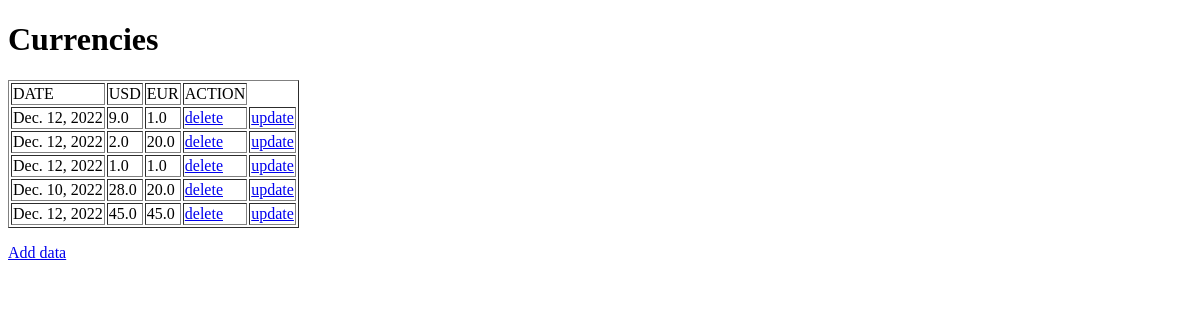
The page /archives/ on the database as committed earlier.
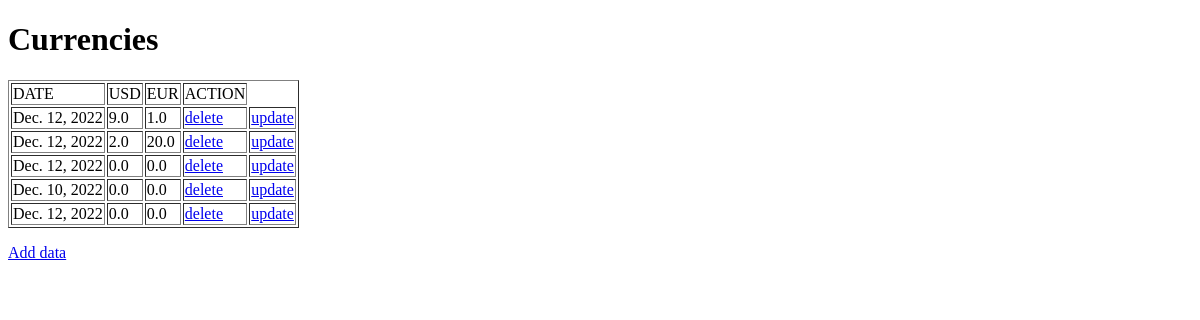
The same page on the database as committed later.
### archives/models.py (models this page shows)
class Archives(models.Model):
    dat  = models.DateField()
    eur  = models.FloatField()
    usd  = models.FloatField()

### archives/views.py (the view)
# urls.py: path("", views.index, name="index"),
def index(request):
    myarchives = Archives.objects.all().values()
    template = loader.get_template("archives.html")
    context = {"myarchives": myarchives,}
    return HttpResponse(template.render(context, request))

### archives/templates/archives.html (shortened to what this page needs)
<!DOCTYPE html>
<html lang="en">
<head>
</head>
<body>
<h1>Currencies</h1>
<table border="1">
<tr>
<td>DATE</td>
<td>USD</td>
<td>EUR</td>
<td>ACTION</td>
</tr>
{% for x in myarchives %}
<tr>
<td>{{ x.dat }}</td>
<td>{{ x.usd }}</td>
<td>{{ x.eur }}</td>
<td><a href="delete/{{ x.id }}">delete</a></td>
<td><a href="update/{{ x.id }}">update</a></td>
</tr>
{% endfor %}
</table>
<p>
<a href="add/">Add data</a>
</p>
</body>
</html>

Rows that differ between the two databases and show on the page:
changed Archives (number 3 of 5 on the later page): usd "1.0" → "0.0"; eur "1.0" → "0.0"
changed Archives "Dec. 10, 2022": usd "28.0" → "0.0"; eur "20.0" → "0.0"
changed Archives (number 5 of 5 on the later page): usd "45.0" → "0.0"; eur "45.0" → "0.0"
